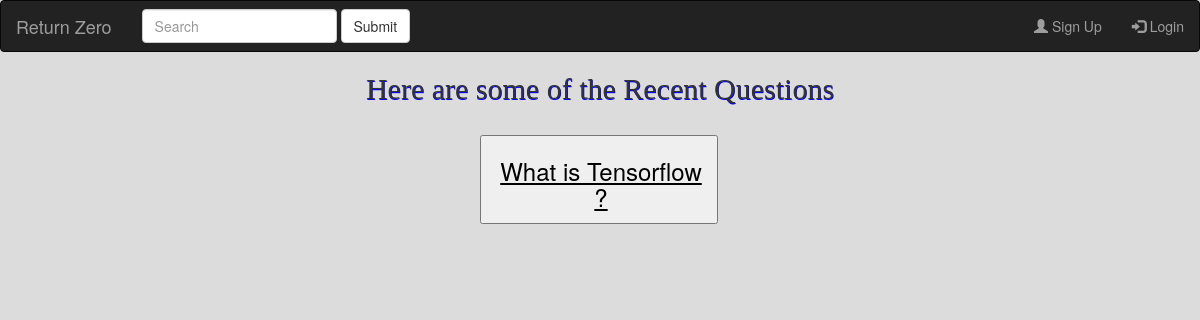
/, run on an earlier commit of the app's database.
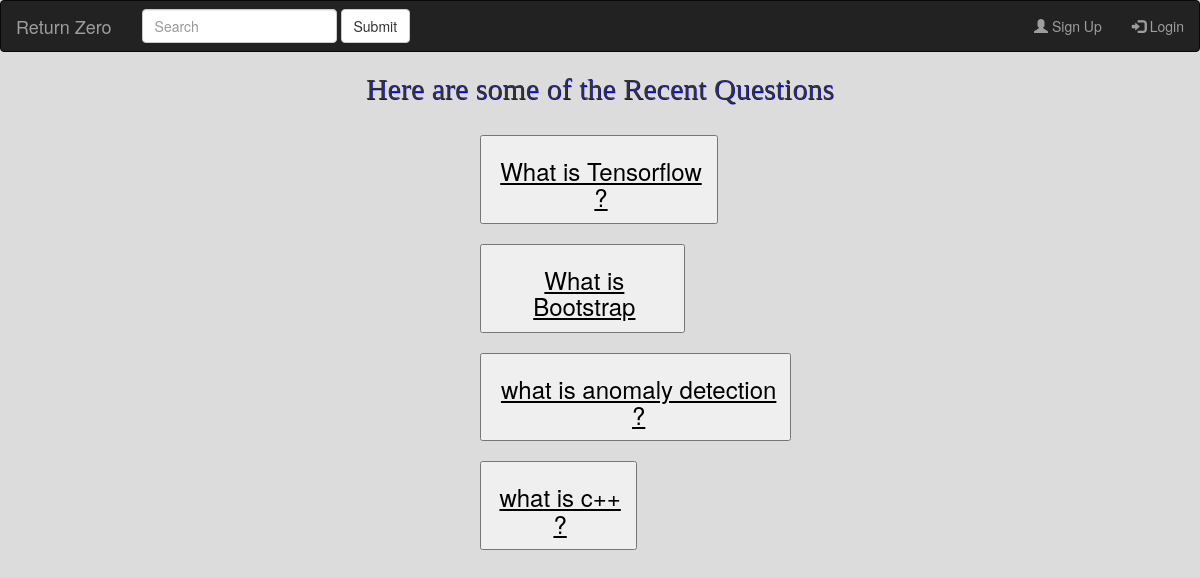
And on a later commit of the database.
### qa/models.py (models this page shows, shortened)
class questions(models.Model):
    question_name = models.CharField(max_length=500)
    asked_by = models.ForeignKey(UserModel,on_delete=models.CASCADE)
    uploaded_at = models.DateTimeField(auto_now_add=True)
    answer_ques = models.ManyToManyField(answers,blank=True)

### qa/views.py (the view)
# urls.py: 2. Add a URL to urlpatterns:  path('', Home.as_view(), name='home')
def Home(request):
    ques = questions.objects.all().order_by('uploaded_at')
    if request.method == "POST":
        question = request.POST['question']
        que_obj = questions(question_name=question,asked_by=request.user)
        que_obj.save()
    return render(request,"qa/homepage.html",{"questions":ques})

### qa/templates/qa/homepage.html (shortened to what this page needs)
{% extends "./base.html" %}
  {% block bodyblock %}
    <h2>Here are some of the Recent Questions</h2>
    <br>
    {% for question in questions %}
      <a   href="qa/details/{{question.id}}"><button id="quesbut" type="button"><h3>{{ question.question_name }}</h3></button></a>
      <br>
      <br>
    {% endfor %}
  {% endblock %}

What changed in the data, as far as the page shows it:
added questions: question_name "What is Bootstrap"
added questions: question_name "what is anomaly detection ?"
added questions: question_name "what is c++ ?"
